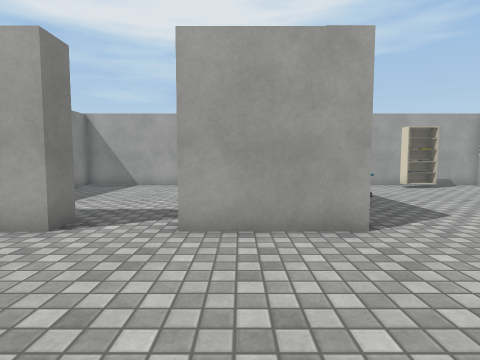
View 1 (above)

16 first-person views from a walk through a Unity game level. The camera is 1.2 m above the floor, tilts 4° down and sees 80° across. The floor is counted in squares, 1 m on a side. Each view is taken from the middle of a square. On the plan, view 1 faces up. The plan holds only what a view shows up to about 13 squares ahead; the rest is blank. Some surface patterns are stand-ins.

View 2
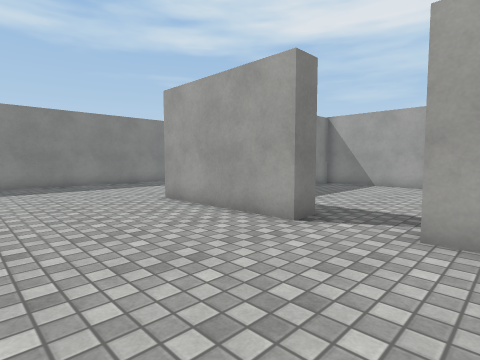

View 3
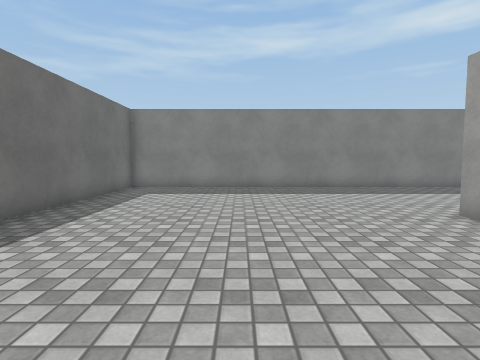

View 4
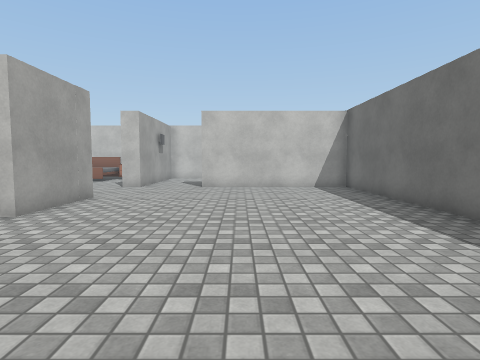

View 5
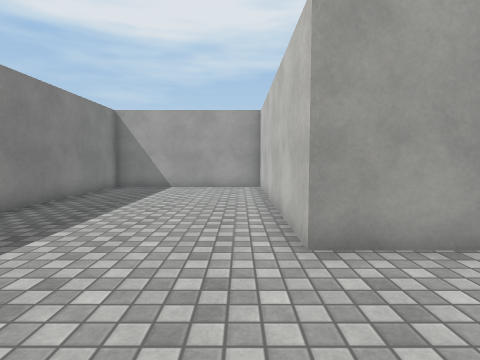

View 6
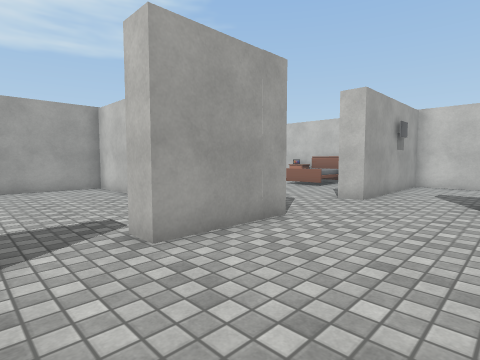

View 7
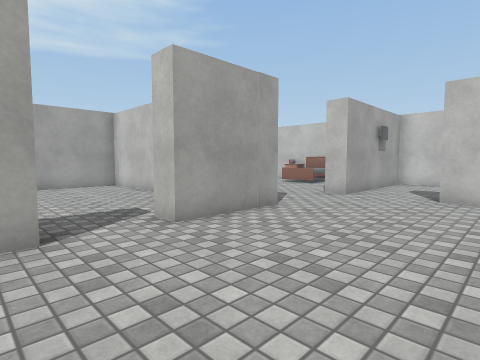

View 8
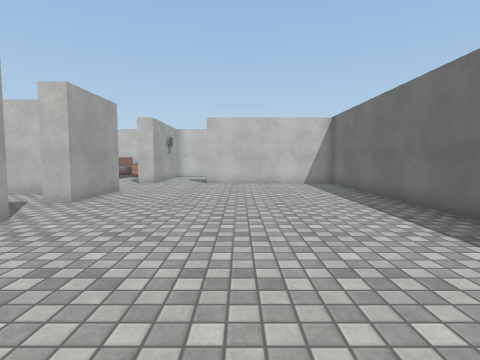

View 9
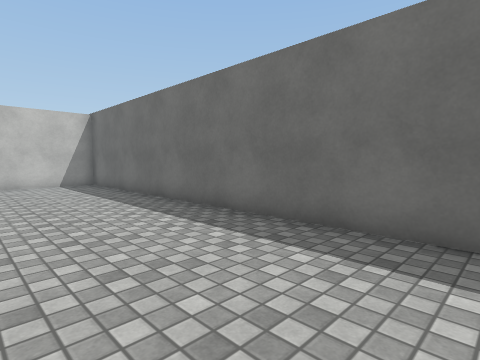

View 10
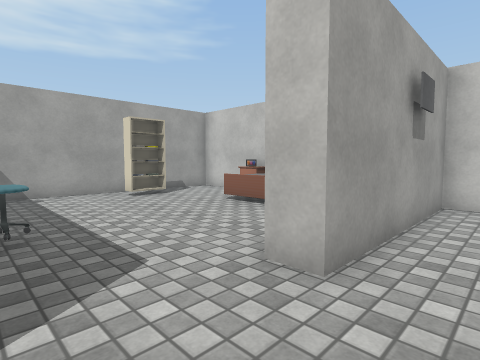

View 11
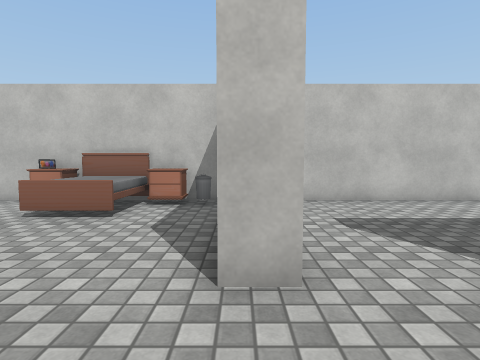

View 12
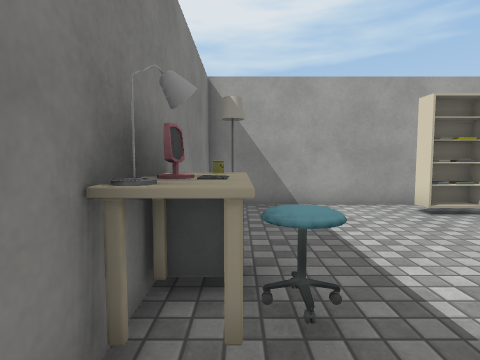

View 13
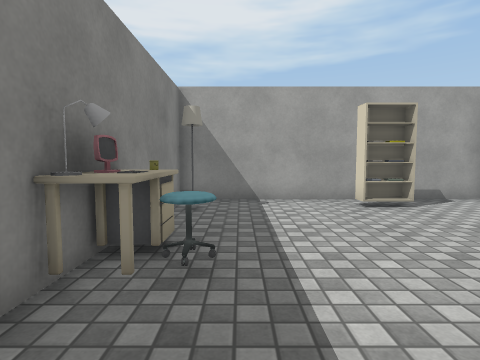

View 14
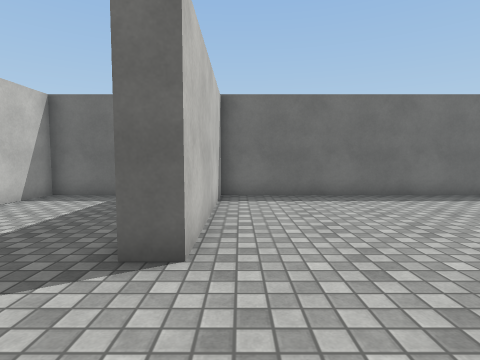

View 15
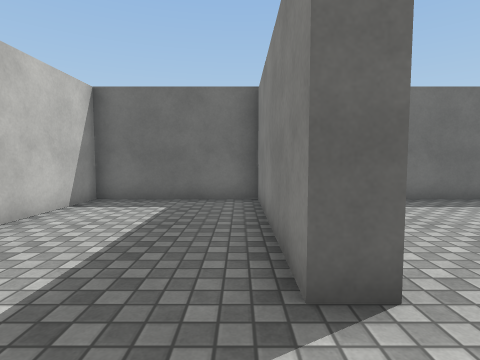

View 16
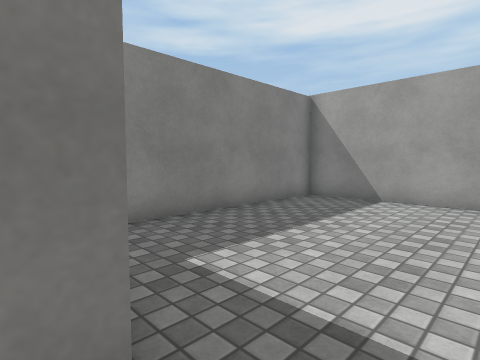

### Floor plan
Points are (right, up) in squares from view 1. A wall is a line through its corners. A room is listed if a view was taken in it or the views show most of it. See-through windows are left out.
Room 1 (views 1, 2, 3, 4, 5, 6, 7, 8, 9, 10, 15, 16)
walls: (-3.2, 5.6) (-3.2, 4.7) (-8.1, 4.7) (-8.1, 13.2); (2.2, 4.7) (-1, 4.7) (-1, 5.6); (-8, 13.7) (-14.5, 13.7) (-14.5, -4.7) (5.6, -4.7) (5.6, 1.7) (6.4, 1.7) (6.4, -4.7) (11.4, -4.7) (11.4, 4.4) (5.6, 4.4)
ways out: opening at (4, 5) to room 2; opening at (-2.5, 5) to room 3
Room 2 (views 11, 12, 13, 14)
walls: (7.8, 13.7) (2.2, 13.7) (2.2, 6.9); (5.6, 4.4) (5.6, 5.2); (11.4, 5.6) (11.4, 13.1); (11.4, 13.7) (9.2, 13.7)
ways out: opening at (4, 5) to room 1
objects: other object (3, 8); table (3, 9); lamp (3, 12); chair (4, 8); other object (7, 12) to (8, 12); bookshelf (7, 13); other object (8, 13); bed (9, 8) to (11, 9); bin (11, 6); table (11, 7); table (11, 10); table (11, 11)
Room 3 (no view inside)
walls: (1.4, 7.1) (1.4, 13.7) (-7.3, 13.7) (-7.3, 7.2)
ways out: opening at (-2.5, 5) to room 1

Where each view was taken, in squares from view 1:
view 1: 0 up, 0 right, facing up
view 2: 0 up, 0 right, facing up-left
view 3: 0 up, 2 left, facing left
view 4: 0 up, 7 left, facing right
view 5: 1 up, 9 left, facing up
view 6: 1 up, 3 left, facing up-right
view 7: 0 up, 4 left, facing up-right
view 8: 0 up, 9 left, facing right
view 9: 0 up, 9 left, facing down-right
view 10: 3 up, 3 right, facing up-right
view 11: 5 up, 3 right, facing right
view 12: 6 up, 3 right, facing up
view 13: 5 up, 4 right, facing up
view 14: 5 up, 5 right, facing down
view 15: 4 up, 7 right, facing down
view 16: 5 up, 2 left, facing up-left
